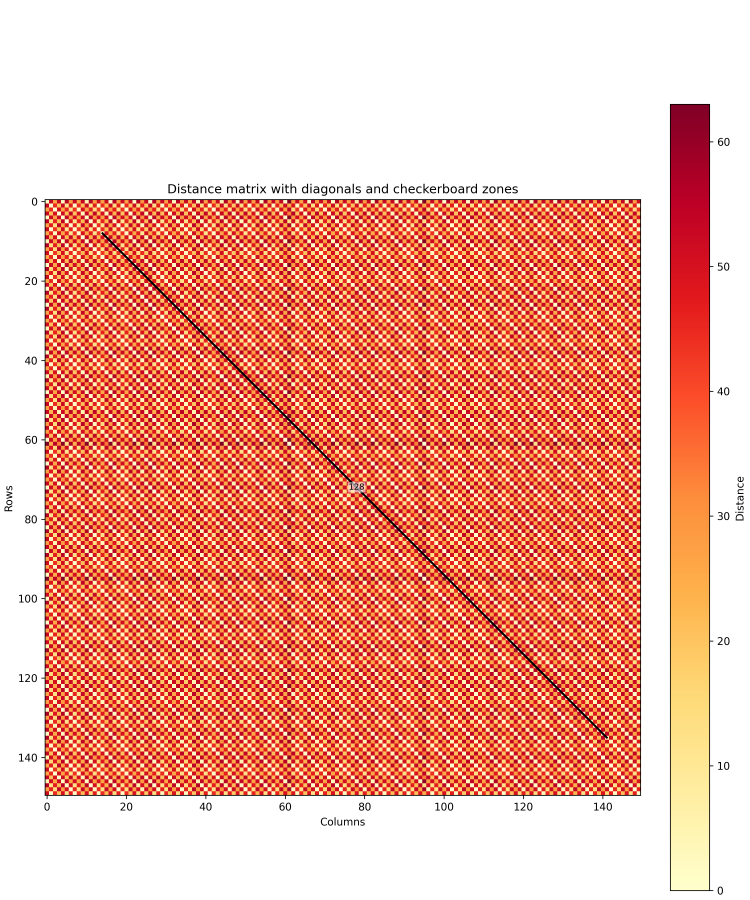
#> input picture test/test_DC_heatmap.png, 3000 x 3600 px (shown at 1/4 size)
$ python -i CentHORD__10.py   (imports and definitions only)
#> lines starting #> are read from the running program, lines starting #| are printed output that depends on the picture; after the words box and inside, x2 and y2 are one past the last pixel; in counts of white or black regions, pixels touching at a corner belong together
#!/usr/bin/env python3
# -*- coding: utf-8 -*-

"""
CentHORD: Detect diagonals (HOR) and checkerboard patterns (ancestral dimeric HOR) in distance matrices.


Features:
- Diagonal detection with optional merging of nearby fragments.
- Checkerboard detection using normalized cross-correlation (NCC).
- Fusion of overlapping/adjacent checkerboard blocks into larger zones.
- Outputs CSVs for diagonals and checkerboard zones.
- Plots a heatmap with:
    - Non-overlapping diagonals annotated
    - Checkerboard zones highlighted
    - A barplot of NCC scores above the heatmap
"""

import argparse
import numpy as np
import pandas as pd
import matplotlib.pyplot as plt
from scipy.ndimage import median_filter
from scipy.signal import convolve2d
from scipy.ndimage import uniform_filter
from mpl_toolkits.axes_grid1 import make_axes_locatable
import matplotlib.ticker as ticker
import h5py
import os


# ===============================
# Utility functions
# ===============================

# [10 lines left out: function load_matrix, not called in this run]


def anti_checker_prewhiten(mat, k=2):
    """
    Small k×k mean filter (k must be even) to attenuate checkerboard patterns.
    Keeps scale (normalized kernel). Use k=0 to disable.
    """
    if k <= 0:
        return mat
    ker = np.ones((k, k), dtype=float) / (k * k)
    mat_filled = np.nan_to_num(mat, nan=np.nanmean(mat))
    return convolve2d(mat_filled, ker, mode='same', boundary='symm')


def robust_local_stats(mat, size=7):
    """
    Compute local median and local MAD (converted to SD equivalent).
    Returns (median, sd_equiv).
    """
    mat_filled = np.nan_to_num(mat, nan=np.nanmean(mat))
    med = median_filter(mat_filled, size=size, mode="nearest")
    abs_dev = np.abs(mat_filled - med)
    mad = median_filter(abs_dev, size=size, mode="nearest")
    sd_equiv = 1.4826 * mad
    return med, sd_equiv


# [11 lines left out: function local_stats, not called in this run]


def convolve_diagonal(mat, size=5):
    """Apply diagonal convolution with given window size."""
    kernel = np.eye(size)
    mat_filled = np.nan_to_num(mat, nan=np.nanmean(mat))
    return convolve2d(mat_filled, kernel, mode='same', boundary='fill', fillvalue=0)


# [24 lines left out: function merge_segments, not called in this run]


def extract_diagonals(mat, conv_size=5, local_size=7, sd_factor=2.0, min_length=4,
                      merge=False, merge_gap=5, prewhiten_checker=0, local_method="robust", merge_mode="fixed"):
    """Detect significant diagonals based on local mean & SD."""

    # Pre-whitening to attenuate checkerboard patterns
    mat_pw = anti_checker_prewhiten(mat, k=prewhiten_checker)

    # Convolution along diagonals (comme avant, mais sur mat_pw)
    conv_matrix = convolve_diagonal(mat_pw, size=conv_size)

    # Local background estimation
    if local_method == "robust":
        background, bg_sd = robust_local_stats(conv_matrix, size=local_size)
    else:
        background, bg_sd = local_stats(conv_matrix, size=local_size)

    # Relative score
    score = conv_matrix - background
    mask = score < - sd_factor * bg_sd
    coords = np.argwhere(mask)
    diag_ids = coords[:, 1] - coords[:, 0]

    diagonals = []
    for diag_id in np.unique(diag_ids):
        if diag_id <= 0:
            continue
        diag_points = coords[diag_ids == diag_id]
        diag_points = diag_points[np.argsort(diag_points[:, 0])]
        breaks = np.where(np.diff(diag_points[:, 0]) > 1)[0] + 1
        segments = np.split(diag_points, breaks)
        for seg in segments:
            if len(seg) >= min_length:
                vals = [mat[r, c] for r, c in seg]
                diagonals.append({
                    "diag_id": int(diag_id),
                    "start_row": int(seg[0, 0]),
                    "end_row": int(seg[-1, 0]),
                    "start_col": int(seg[0, 1]),
                    "end_col": int(seg[-1, 1]),
                    "length": len(seg),
                    "mid_row": int(np.round(np.mean(seg[:, 0]))),
                    "mid_col": int(np.round(np.mean(seg[:, 1]))),
                    "mean_distance": float(np.mean(vals))
                })
    df = pd.DataFrame(diagonals)
    if merge and not df.empty:
        df = merge_segments(df, max_gap=merge_gap, mode=merge_mode)
    return df


# [541 lines left out: functions compute_region_mean_distance, select_non_overlapping_x_only, select_non_overlapping_length_only, select_non_overlapping, make_checker_kernelOLD, make_checker_kernel and 8 more, not called in this run]

    # [9 lines of commented-out code are left out]


# [2 lines not run here, left out]

>>> import cv2
>>> picture = cv2.imread('test/test_DC_heatmap.png', cv2.IMREAD_GRAYSCALE)
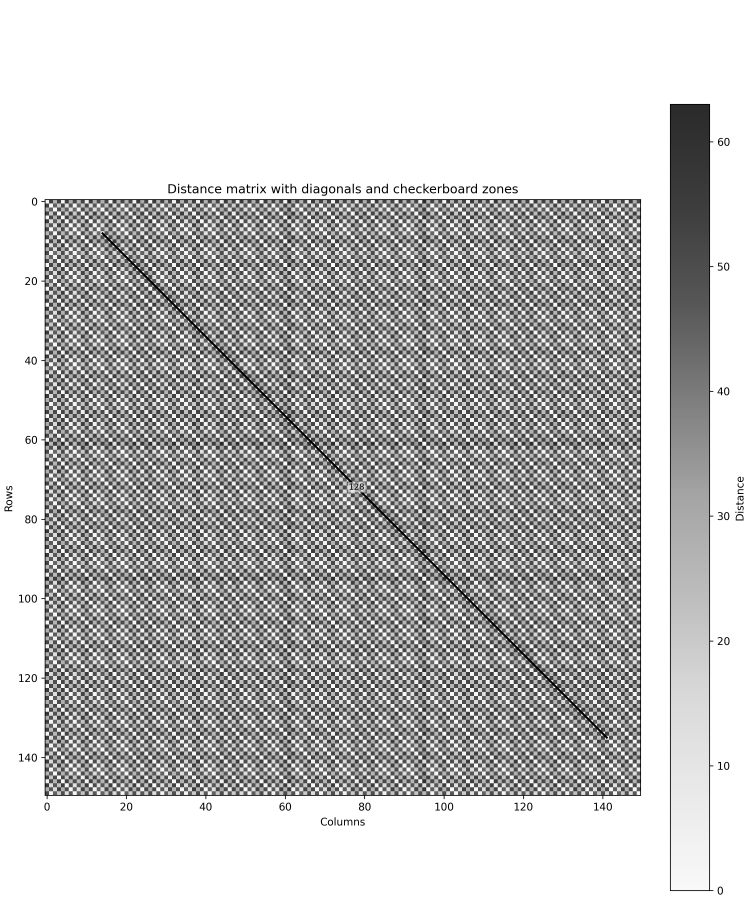
#> picture: shape (3600, 3000) (shown at 1/4 size); min 0, max 255, mean 189.5
>>> result = extract_diagonals(picture)
#> in robust_local_stats, `abs_dev = np.abs(mat_filled - med)`:
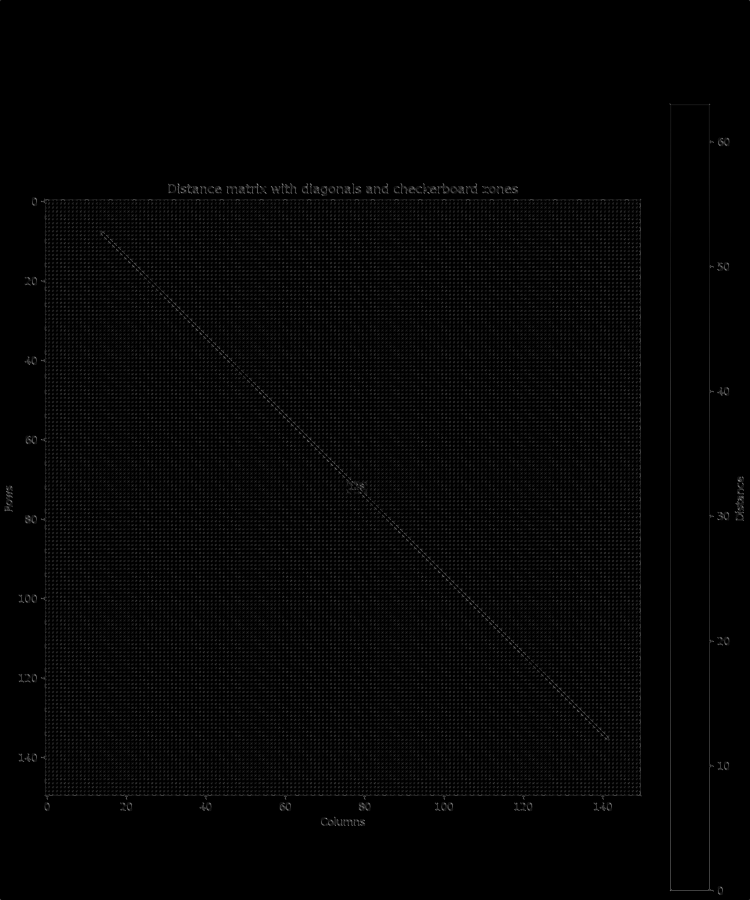
#> abs_dev: shape (3600, 3000) float64 (shown at 1/4 size); min 0, max 765, mean 14.5; drawn with min black and max white
#> in extract_diagonals, `score = conv_matrix - background`:
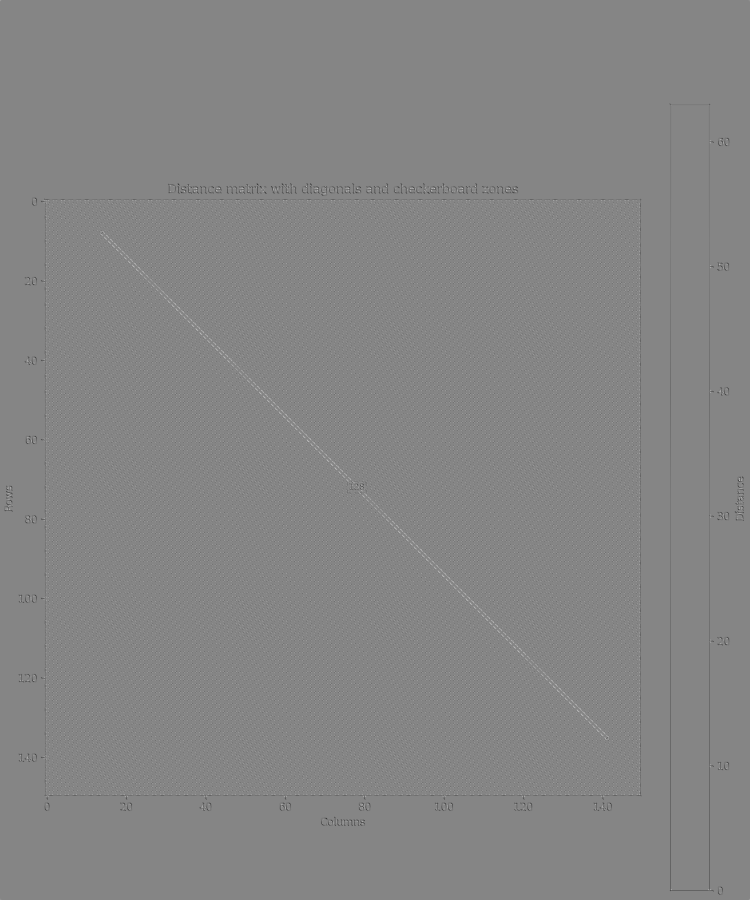
#> score: shape (3600, 3000) float64 (shown at 1/4 size); min -765, max 701, mean -0.5; drawn with min black and max white
#> in extract_diagonals, `mask = score < - sd_factor * bg_sd`:
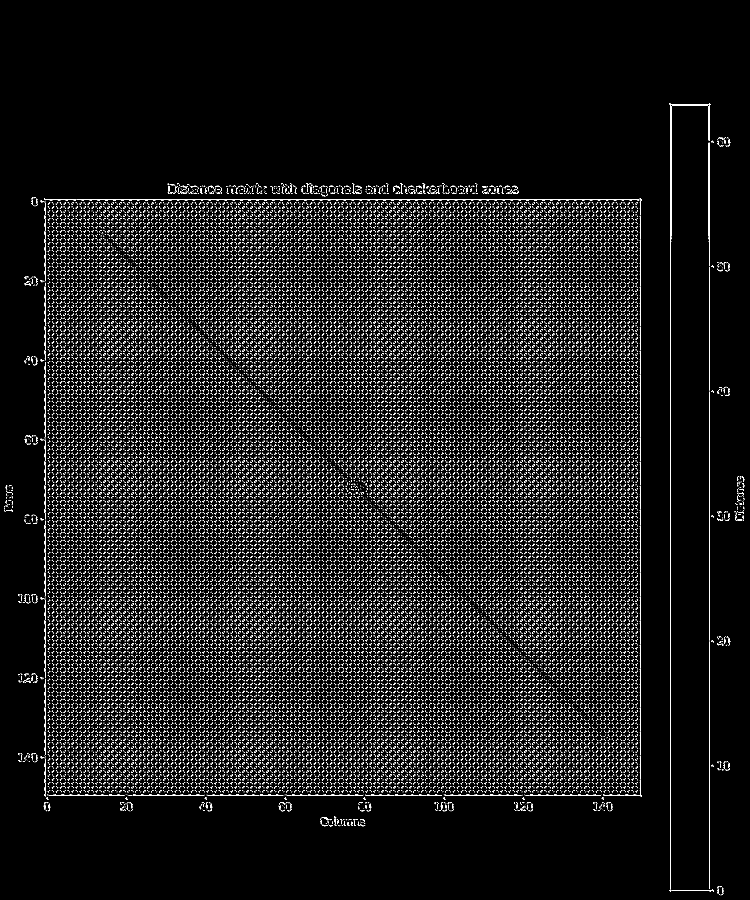
#> mask: shape (3600, 3000) bool (shown at 1/4 size); 4.5% white in thin lines or dots, all inside (x1, y1, x2, y2) = (16, 413, 2977, 3581)
#> in extract_diagonals, `coords = np.argwhere(mask)`: coords = 480811 pairs, first value 413 to 3580, second value 16 to 2976
#> the loop in extract_diagonals, `for diag_id in np.unique(diag_ids):` made 5468 passes
#> diag_id on passes 1 to 3: -3059, -3058, -3057
#> after the loop in extract_diagonals, `for diag_id in np.unique(diag_ids):`: diagonals = 542 items
#> in extract_diagonals, `df = pd.DataFrame(diagonals)`: df = table of 542 rows and 9 columns
#> result = table of 542 rows and 9 columns
